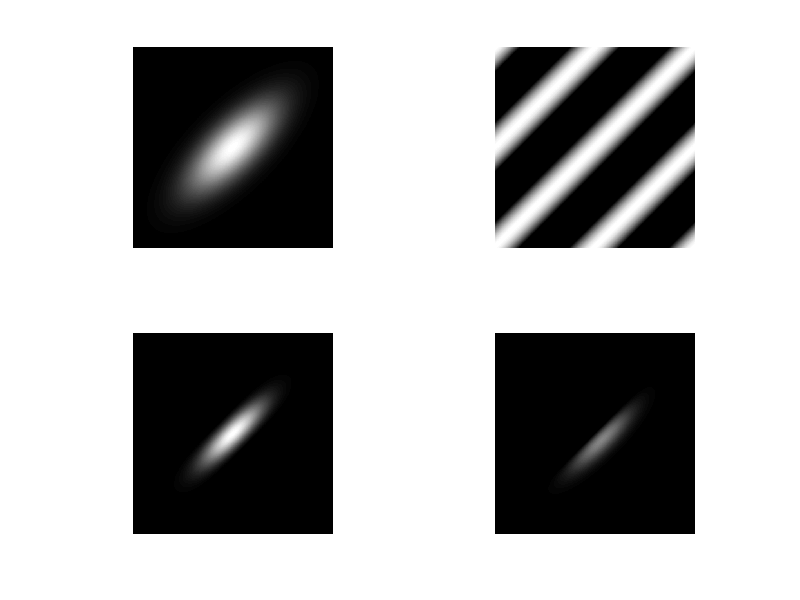

The MATLAB source for this figure:
clc; clear; close all;
M = 512;
N = 512;

% Center the plots for easier visualization. 
xc = round(M/2);
yc = round(N/2);

lambda = 180;
angle = 45; % Rotation angle in degrees.
theta = angle*pi/180; % In radians.
% Gaussian kernel. 
y = 1:N;
x = (1:M)';
x = x - xc;
y = y - yc;

xr = x.*cos(theta) + y.*sin(theta); % Eq.(11-34).
yr = -x.*sin(theta) + y.*cos(theta);
sigxr = 40; % Standard deviations.
sigyr = 100;

w = exp(-0.5*((xr).^2/sigxr^2 + (yr).^2/sigyr^2)); 
% Eq. (11-33). 
subplot(2,2,1), imshow(w) % Figure 11.29(a).

% Sinusoidal plane wave.
s = exp(1i*2*pi*xr/lambda); % From Eq. (11-37). 
% Plot the real part.
subplot(2,2,2), imshow(real(s)) % Figure 11.29(b).

% Compute the Gabor kernel and its real and imaginary parts.
gab = w .* s;
hr = w .* real(gab);
hi = w .* imag(gab);
subplot(2,2,3), imshow(hr);
subplot(2,2,4), imshow(hi);